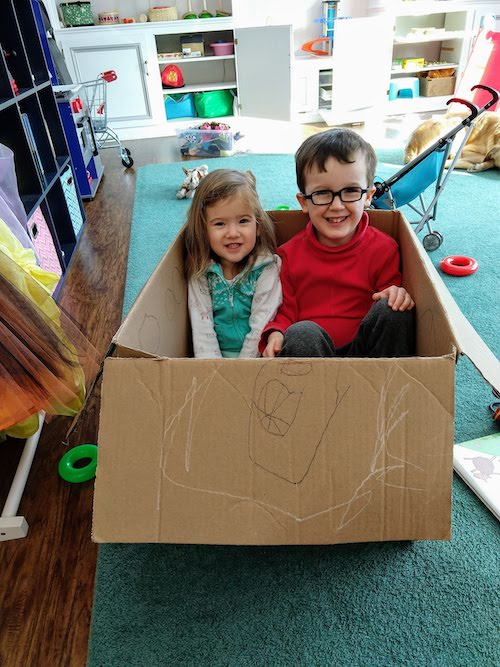
#> input picture Class29/box.jpg, 500 x 667 px
$ python even_more_images.py
#> lines starting #> are read from the running program, lines starting #| are printed output that depends on the picture
from PIL import Image

def main():

    ### This creates a new image object from the given file
    kids = Image.open("box.jpg")
#> kids is the input picture: PIL image 500x667 RGB; mean R, G, B 122.1, 118.8, 107.7
    kids.show()

    print(kids.width, kids.height)
#| 500 667

# [8 lines of commented-out code are left out]
    shrunk = resize(kids, 200, 267)
    shrunk.show()

def resize(image, new_width, new_height):
    """Resizes the image to have the new_width as its width, and
    new_height as its height."""
#> called with new_width = 200, new_height = 267

    new_image = Image.new("RGB", (new_width, new_height))
#> new_image: PIL image 200x267 RGB; every value is 0

    for y in range(new_image.height):

        for x in range(new_image.width):

            old_x = x * image.width / new_image.width
            old_y = y * image.height / new_image.height

            pixel = image.getpixel((old_x, old_y))
            new_image.putpixel((x, y), pixel)
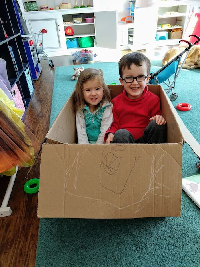
#> new_image: PIL image 200x267 RGB; mean R, G, B 122.2, 118.8, 107.8

    return new_image


# [52 lines left out: functions rotate, make_gradient, not called in this run]


if __name__ == "__main__":
    main()


$ run again, with Class29/alex.jpg copied over Class29/box.jpg
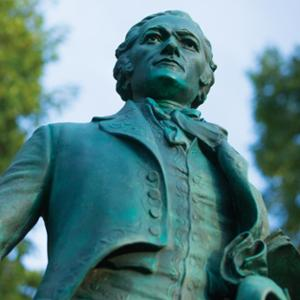
#> input picture Class29/alex.jpg, 300 x 300 px
#> in main, kids is the input picture: PIL image 300x300 RGB; mean R, G, B 89.6, 129.8, 130.7
#| 300 300
#> after the loop in resize, `for y in range(new_image.height):`:
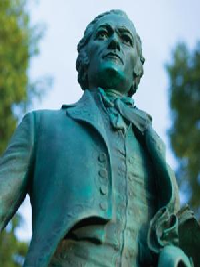
#> new_image: PIL image 200x267 RGB; mean R, G, B 89.9, 130.1, 131
